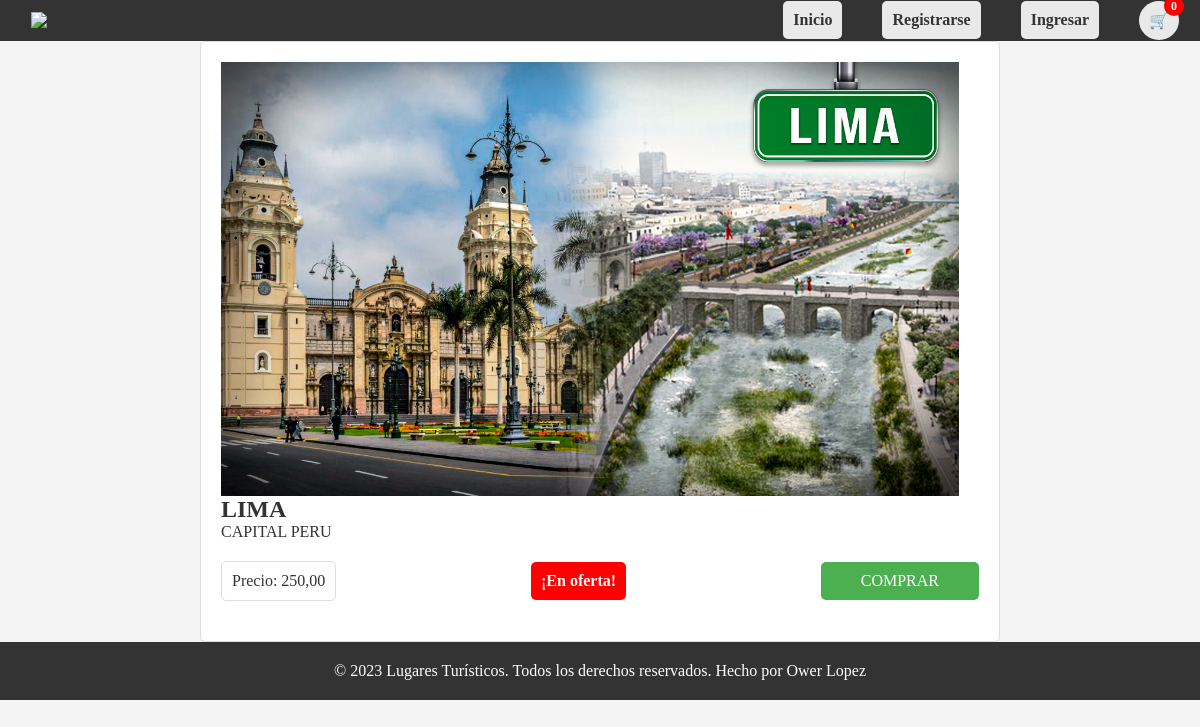
Before: /destino/1/ with the older database file.
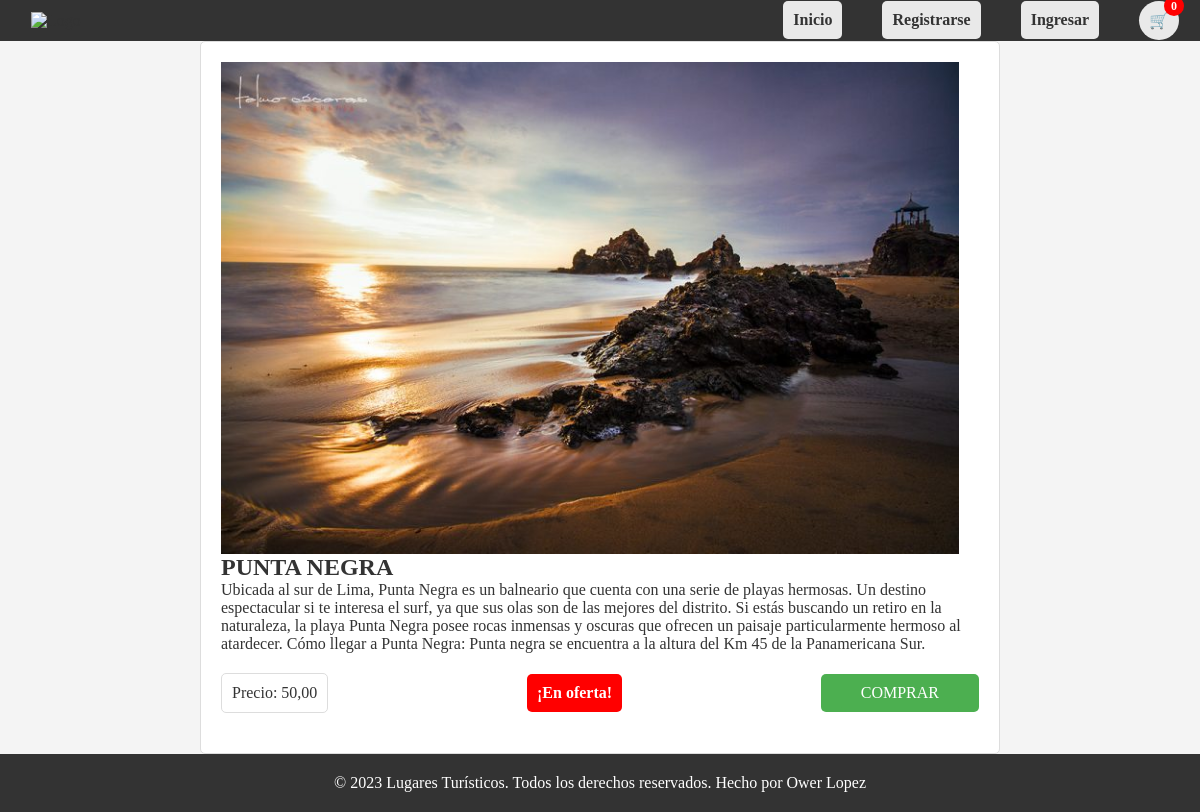
After: the same page with the newer database file.
### destinos/models.py (models this page shows, shortened)
class DestinosTuristicos(models.Model):
    nombreCiudad = models.CharField(max_length=100)
    descripcionCiudad = models.TextField()
    imagenCiudad = models.ImageField(upload_to='imagenes/')
    precioTour = models.DecimalField(max_digits=8, decimal_places=2)
    ofertaTour = models.BooleanField(default=False)

### destinos/views.py (the view)
# urls.py: path('destino/<int:destino_id>/', views.detalle_destino, name='detalle_destino'),
def detalle_destino(request, destino_id):
    destino = get_object_or_404(DestinosTuristicos, pk=destino_id)
    return render(request, 'detalle_destino.html', {'destino': destino})

### templates/detalle_destino.html
{% extends 'destinos_turisticos.html' %}
{% load static %}
{% block content %}
<div class="centered-container">
    <div class="detalle-destino">
        <div class="imagen">
            <img src="{{ destino.imagenCiudad.url }}" alt="{{ destino.nombreCiudad }}" class="imagen-ciudad">
        </div>
        <div class="descripcion-precio">
            <div class="descripcion">
                <h2>{{ destino.nombreCiudad }}</h2>
                <p>{{ destino.descripcionCiudad }}</p>
            </div>
            <div class="precio-oferta">
                <div class="precio">
                    <p>Precio: {{ destino.precioTour }}</p>
                </div>
                <div>
                    {% if destino.ofertaTour %}
                        <p class="oferta">¡En oferta!</p>
                    {% endif %}
                </div>
                <div class="comprar-btn">
                    <a href="http://127.0.0.1:8000/cuentas/login" class="comprar-btn">COMPRAR</a>
                </div>
            </div>
        </div>
    </div>
</div>
{% endblock %}

### templates/destinos_turisticos.html (shortened to what this page needs)
{% load static %}
{% static "images" as baseUrl %}
<!DOCTYPE html>
<html>
<head>
    <link rel="stylesheet" href="{% static 'style.css' %}">
</head>
<body>
    <header>
        <div class="logo">
            <img src="https://viajaahoraperu.com/wp-content/uploads/2020/10/logo-final-agencia-de-viajes-2.png" alt="Logo">
        </div>
        <nav>
            <ul>
                <li><a href="http://127.0.0.1:8000/" class="sub">Inicio</a></li>
                {% if user.is_authenticated %}
                    <li class="sub welcome-message">Hello, <span>{{user.first_name}}</span></li>
                    <li><a href="cuentas/logout" class="sub">Salir</a></li>
                {% else %}
                    <li><a href="http://127.0.0.1:8000/cuentas/register" class="sub">Registrarse</a></li>
                    <li><a href="http://127.0.0.1:8000/cuentas/login" class="sub">Ingresar</a></li>
                {% endif %}
                <li><a href="#" class="carrito" data-counter="0">&#128722;</a></li>
            </ul>
        </nav>
    </header>
    {% block content %}{% endblock %}
    <footer>
        <p>© 2023 Lugares Turísticos. Todos los derechos reservados. Hecho por Ower Lopez</p>
    </footer>
</body>
</html>

### static/style.css (style rules this page uses)
* { margin: 0; padding: 0; box-sizing: border-box; font-family: 'Times New Roman', Times, serif; }
body { font-family: 'Times New Roman', Times, serif; background-color: #f2f2f2; color: #333; }
header { background-color: #333; padding: 1px; display: flex; align-items: center; justify-content: space-between; }
.logo img { max-width: 110px; height: auto; margin-right: 30px; margin-left: 30px; }
nav ul { display: flex; list-style-type: none; margin: 20px; padding: 10px; }
nav ul li { margin-left: 20px; }
.sub { display: inline-block; padding: 10px; background-color: #e9e9e9; border-radius: 5px; text-decoration: none; color: #333; transition: background-color 0.3s ease; }
.carrito { position: relative; display: inline-block; padding: 10px; background-color: #e9e9e9; border-radius: 50%; text-decoration: none; color: #333; transition: background-color 0.3s ease; }
.carrito::after { content: attr(data-counter); position: absolute; top: -5px; right: -5px; display: flex; align-items: center; justify-content: center; width: 20px; height: 20px; background-color: #ff0000; color: #fff; font-size: 12px; font-weight: bold; border-radius: 50%; }
.oferta { font-weight: bold; color: green; }
footer { background-color: #333; color: #fff; padding: 20px; text-align: center; }
nav ul { list-style-type: none; margin: 0; padding: 0; display: flex; }
nav ul li { margin-right: 20px; }
nav ul li a { text-decoration: none; color: #000000; font-weight: bold; }
body { background-color: #f4f4f4; }
.detalle-destino { background-color: #ffffff; border: 1px solid #dddddd; border-radius: 5px; padding: 20px; margin: 0 auto; max-width: 800px; }
.imagen { flex: 1; margin-right: 20px; display: flex; justify-content: center; align-items: center; }
.imagen img { max-width: 100%; max-height: 100%; }
.descripcion-precio { flex: 2; display: flex; flex-direction: column; }
.descripcion { margin-bottom: 20px; }
.precio-oferta { display: flex; justify-content: space-between; align-items: center; margin-bottom: 20px; }
.precio { background-color: #ffffff; border: 1px solid #dddddd; border-radius: 5px; padding: 10px; }
.oferta { padding: 10px; background-color: #ff0000; color: #ffffff; text-align: center; font-weight: bold; border-radius: 5px; }
.comprar-btn { padding: 10px 20px; background-color: #4caf50; color: #ffffff; text-decoration: none; border-radius: 5px; }

Changed rows visible on the page:
changed DestinosTuristicos: imagenCiudad: a different picture; nombreCiudad "LIMA" → "PUNTA NEGRA"; descripcionCiudad "CAPITAL PERU" → "Ubicada al sur de Lima, Punta Negra es un balneario que cuenta con una serie de playas hermosas. Un destino espectacular si te interesa el surf, ya que sus olas son de las mejores del distrito. Si estás buscando un retiro en la naturaleza, la playa Punta Negra posee rocas inmensas y oscuras que ofrecen un paisaje particularmente hermoso al atardecer. Cómo llegar a Punta Negra: Punta negra se encuentra a la altura del Km 45 de la Panamericana Sur."; precioTour "250,00" → "50,00"
